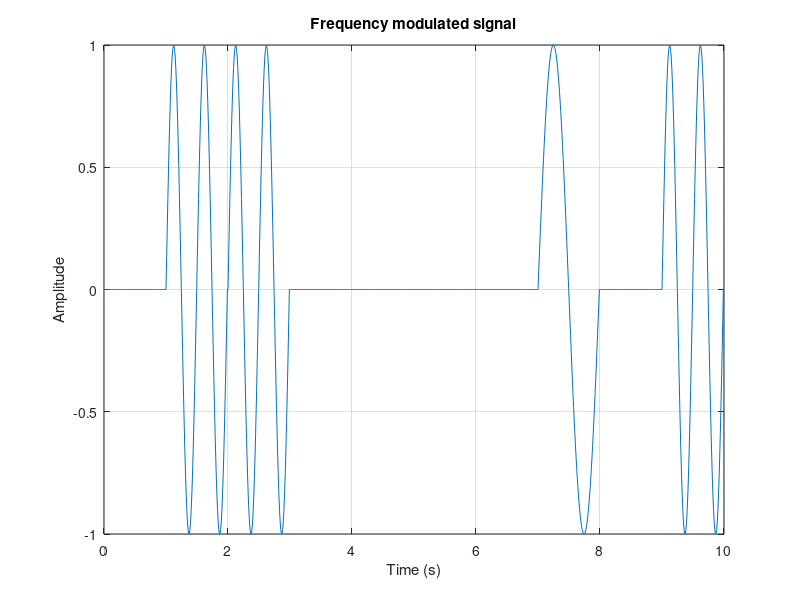

Here is the MATLAB script that generated this plot:
%% Frquency modulation using two frequencies
close all;
k1 = 1;
k2 = 2;
T = 1;
f1 = k1/T;
f2 = k2/T;
t = 0:T/100:T;
s1 = sin(2*pi*f1*t);
s2 = sin(2*pi*f2*t);
values = randi([0 3], 1, 10);
nv = length(values);
s = [];
for i=1:nv
    si = zeros(1,length(s1));
    if mod(values(i), 2) == 1
        si = si + s1;
    end
    if values(i) > 1
        si = si + s2;
    end
    s = [s, si];
end
tt = length(s);
x = ((1:tt) - 1) * nv / tt;
h1 = figure;
plot(x, s);
grid on;
xlabel('Time (s)');
ylabel('Amplitude');
title('Frequency modulated signal');
print(h1, '-dpng', 'freqmod.png');
fprintf('The transmitted values are:\n');
values